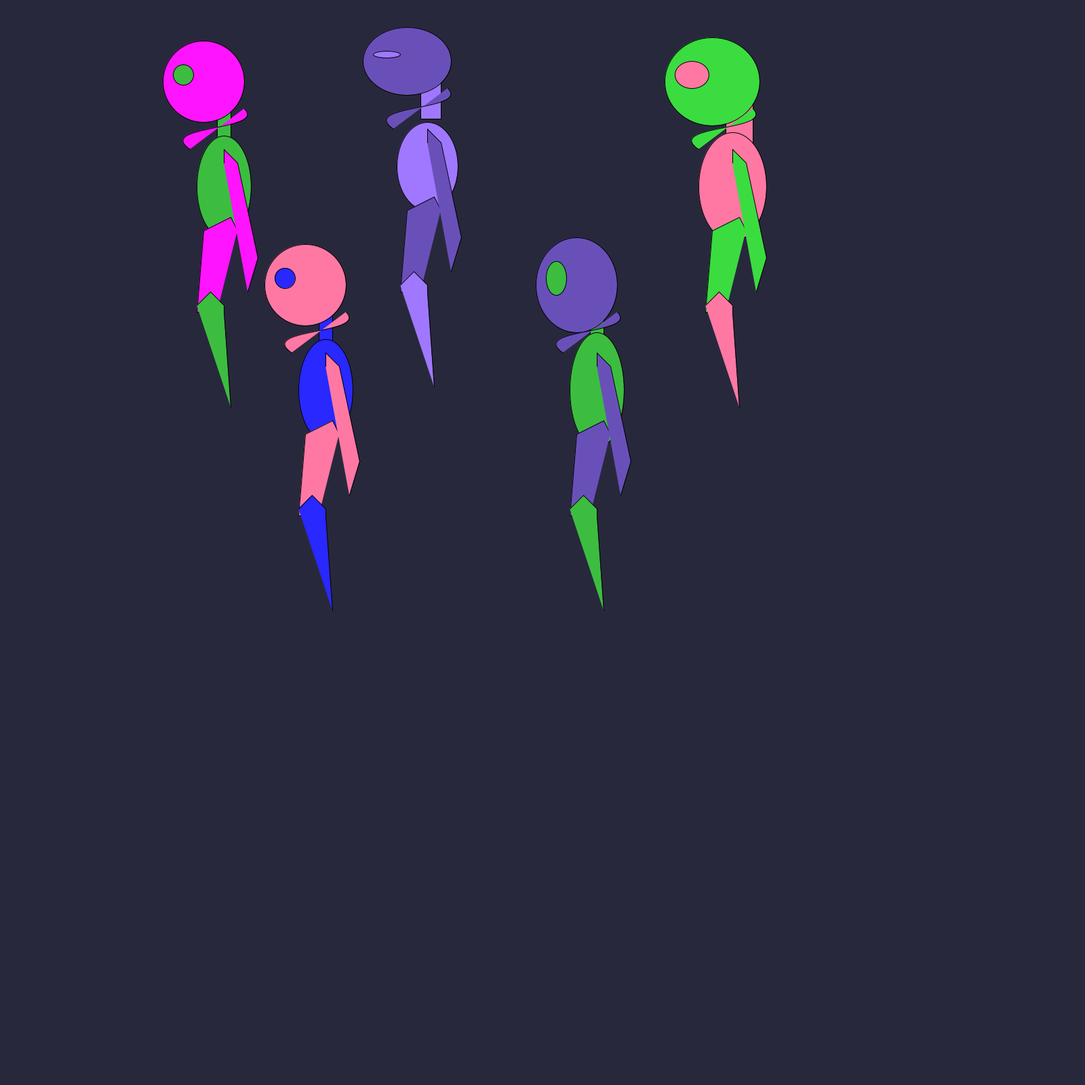
Frame 1 (no input)
Frame 60 (the mouse pressed at the canvas centre just before this capture): identical to frame 1, image omitted
Frame 120 (the mouse held since frame 60 and released just before this capture): identical to frame 1, image omitted

The Processing sketch that drew this single still picture (run headless with seeded random() and noise(); from frame 60 on, the mouse is pressed at the canvas centre):

// Processing sketch: monster_exercise5
// ── monster_exercise5.pde
color s1 = color(60, 189, 64); //the colors that we call for the object instances
color s2 = color(59, 220, 64);
color s3 = color(159, 120, 264);
color s4 = color(259, 120, 164);
color s5 = color(255, 120, 164);
color s6 = color(255, 20, 255);
color s7 = color(40, 40, 255);
color s8 = color(105, 80, 185);

void setup(){
  size(1600, 1600);
  backgrnd();  
}

void draw(){
    //rect(320, 150, 20, 75); REF
    backgrnd(); 
    Monster Jack = new Monster(320, 150, s1, s6, 20, 75);  //first instance
    Jack.neck();
    Jack.head();
    Jack.necktie();
    Jack.torso();
    Jack.thigh();
    Jack.lower_leg();
    Jack.arm();
    Jack.eye();
       
    Monster Al = new Monster(620, 120, s3, s8, 30, 55); //second instance
    Al.neck();
    Al.head();
    Al.necktie();
    Al.torso();
    Al.thigh();
    Al.lower_leg();
    Al.arm();
    Al.eye();
    
    Monster Ella = new Monster(470, 450, s7, s4, 20, 75); //third instance
    Ella.neck();
    Ella.head();
    Ella.necktie();
    Ella.torso();
    Ella.thigh();
    Ella.lower_leg();
    Ella.arm();
    Ella.eye();
    
    Monster John = new Monster(870, 450, s1, s8, 20, 95); //fourth instance
    John.neck();
    John.head();
    John.necktie();
    John.torso();
    John.thigh();
    John.lower_leg();
    John.arm();
    John.eye();
    
    Monster Ben = new Monster(1070, 150, s5, s2, 40, 85); //fifth instance
    Ben.neck();
    Ben.head();
    Ben.necktie();
    Ben.torso();
    Ben.thigh();
    Ben.lower_leg();
    Ben.arm();
    Ben.eye();
}
    
class Monster {
      
      int x, y, w, h; //variables within the class for coordinates, width, height
      color c1, c2;  //for colors
    
  // this is the class constructor. We make new object instances with this. 
  Monster(int tempX, int tempY, color s1, color s2, int tempW, int tempH) {
    // here, we are exchanging the values passed in for their local names
    // this ensures better use and control of variables 
    c1 = s1;
    c2 = s2;
    x = tempX;
    y = tempY;
    w = tempW;
    h = tempH;
    
  }
  
//all the methods are below
void neck(){
   //neck
  fill(c1);
  //rect(320, 150, 20, 75); for reference
  rect(x, y, w, h);
}

void head(){
  //head
  ellipseMode(CENTER);
  fill(c2);
  ellipse(x-20, y-30, w+100, h+45);
}

void necktie(){
  //necktie
  beginShape();
  fill(c2);
  curveVertex(x-240, y-130);
  curveVertex(x+40, y+10);
  curveVertex(x-40,y+70);
  curveVertex(x+360, y+230);
  endShape();
}

void torso(){
  //torso 
  fill(c1);
  ellipse(x+10, y+125, w+60, h+75);
}

void thigh(){
  //thigh
  beginShape();
  fill(c2);
  vertex(x+30, y+190);
  vertex(x+20, y+170);
  vertex(x-20, y+190);
  vertex(x-30, y+310);
  vertex(x, y+310);
  endShape();
}

void lower_leg(){
  //lower_leg
  beginShape();
  fill(c1);
  vertex(x-30, y+300);
  vertex(x-10, y+280);
  vertex(x+10, y+300);
  vertex(x+10, y+310);
  vertex(x+10, y+310);
  vertex(x+20, y+450);
  endShape();
}

void arm(){
  //arm
  beginShape();
  fill(c2);
  vertex(x+10, y+90);
  vertex(x+10, y+70);
  vertex(x+30, y+90);
  vertex(x+60, y+230);
  vertex(x+60, y+230);
  vertex(x+45, y+280);
  endShape();
}

void eye(){
  //eye
  fill(c1);
  ellipse(x-50, y-40, w+10, h-45);    
}

}

void backgrnd(){
  background(40, 40, 60);
}
